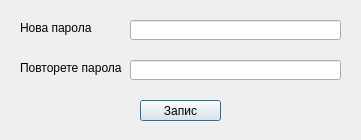
<?xml version="1.0" encoding="UTF-8"?>
<ui version="4.0">
 <class>Dialog</class>
 <widget class="QDialog" name="Dialog">
  <property name="geometry">
   <rect>
    <x>0</x>
    <y>0</y>
    <width>361</width>
    <height>140</height>
   </rect>
  </property>
  <property name="minimumSize">
   <size>
    <width>361</width>
    <height>140</height>
   </size>
  </property>
  <property name="maximumSize">
   <size>
    <width>361</width>
    <height>140</height>
   </size>
  </property>
  <property name="windowTitle">
   <string>Смяна на User парола</string>
  </property>
  <widget class="QLabel" name="label_2">
   <property name="geometry">
    <rect>
     <x>20</x>
     <y>20</y>
     <width>111</width>
     <height>16</height>
    </rect>
   </property>
   <property name="text">
    <string>Нова парола</string>
   </property>
  </widget>
  <widget class="QLineEdit" name="lineNewPass">
   <property name="geometry">
    <rect>
     <x>130</x>
     <y>20</y>
     <width>211</width>
     <height>20</height>
    </rect>
   </property>
   <property name="maxLength">
    <number>100</number>
   </property>
   <property name="echoMode">
    <enum>QLineEdit::Password</enum>
   </property>
  </widget>
  <widget class="QLineEdit" name="lineNewPassRepeat">
   <property name="geometry">
    <rect>
     <x>130</x>
     <y>60</y>
     <width>211</width>
     <height>20</height>
    </rect>
   </property>
   <property name="maxLength">
    <number>100</number>
   </property>
   <property name="echoMode">
    <enum>QLineEdit::Password</enum>
   </property>
  </widget>
  <widget class="QLabel" name="label_3">
   <property name="geometry">
    <rect>
     <x>20</x>
     <y>60</y>
     <width>111</width>
     <height>16</height>
    </rect>
   </property>
   <property name="text">
    <string>Повторете парола</string>
   </property>
  </widget>
  <widget class="QPushButton" name="pushSavePass">
   <property name="geometry">
    <rect>
     <x>140</x>
     <y>100</y>
     <width>81</width>
     <height>21</height>
    </rect>
   </property>
   <property name="text">
    <string>Запис</string>
   </property>
  </widget>
 </widget>
 <resources/>
 <connections/>
</ui>
